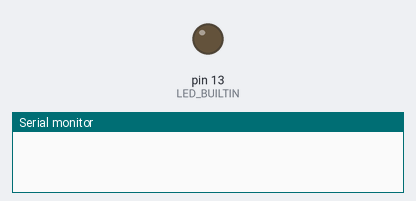
The sketch below on a simulated Arduino Uno, built with avr-gcc and run on an emulated ATmega328P. On the bench: output pins drawn as LEDs (lit = HIGH), the last lines printed to the serial monitor.

Above: at 0.1 s.
At 1.1 s:
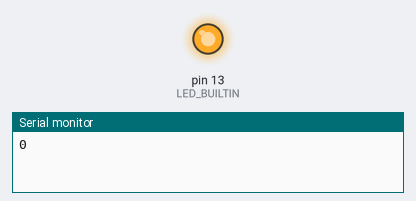
Timing chart, 0 to 2.6 s (numbered marks = the images above):
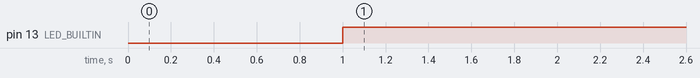

The sketch:

reverse_button.ino
```cpp
int dPin=3;
void setup() {
  // put your setup code here, to run once:
  Serial.begin(9600);
  pinMode(LED_BUILTIN,OUTPUT);
}

void loop() {
  // put your main code here, to run repeatedly:
  int input=Serial.parseInt();
  Serial.println(input);
  if (input==0){
    digitalWrite(LED_BUILTIN,HIGH);
  }
  else if(input==1){
    digitalWrite(LED_BUILTIN,LOW);
  }
  delay(10000);


}
```

Measured:
- by itself, pin 13 (LED_BUILTIN): LOW → HIGH at 1.0 s
